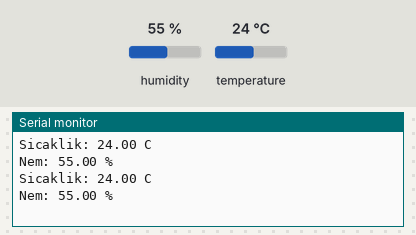
This sketch was run on a simulated ESP32. Shown: the last lines printed to the serial monitor. Inputs (shaded band) come from the test bench; at power-on: humidity 55 %, temperature 24 °C.

Above: at 1.8 s.
1.9 s: humidity set to 22 %
At 2.4 s:
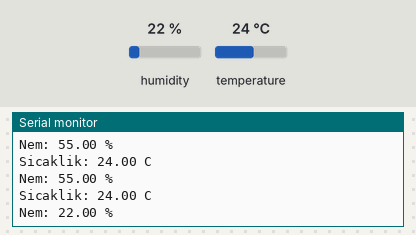
3.4 s: temperature set to 12 °C
At 4.5 s:
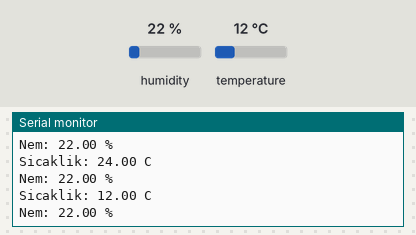
4.9 s: humidity set to 40 %
At 5.6 s:
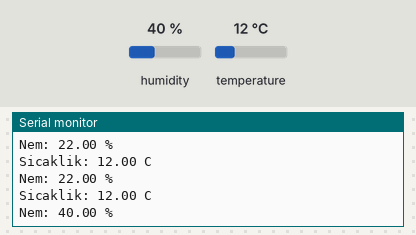
Timing chart, 0 to 7.9 s (numbered marks = the images above; inputs shaded):
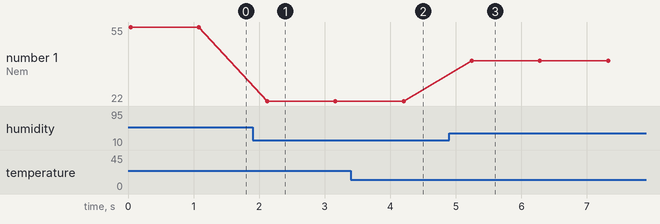

Measured:
- after the input at 1.9 s, the serial monitor: prints a new line after 0.22 s (image 1)
- after the input at 3.4 s, the serial monitor: prints a new line after 0.80 s (image 2)
- after the input at 4.9 s, the serial monitor: prints a new line after 0.34 s (image 3)
- plotted number 1: 55 → 22 after the input at 1.9 s, 22 → 40 after the input at 4.9 s

The sketch:

esp32ile_hdc1080sesorundenveriokuma.ino
```cpp
// ESP32 ile HDC 1080 sensöründen veri okuyan ve seri monitöre yazan kod

// Kütüphaneleri dahil et
#include <Wire.h>
#include <Adafruit_HDC1000.h>

// Sensör nesnesini tanımla
//ClosedCube_HDC1080 hdc1080;
Adafruit_HDC1000 hdc = Adafruit_HDC1000();
// Kurulum fonksiyonu
void setup() {
  // Seri bağlantıyı başlat
  Serial.begin(115200);
  // I2C bağlantısını başlat
  Wire.begin();
  // Sensörü başlat
  hdc.begin(0x40);
}

// Döngü fonksiyonu
void loop() {
  // Sensörden sıcaklık ve nem verilerini oku
  double temp = hdc.readTemperature();
  double hum = hdc.readHumidity();
  // Verileri seri monitöre yaz
  Serial.print("Sicaklik: ");
  Serial.print(temp);
  Serial.println(" C");
  Serial.print("Nem: ");
  Serial.print(hum);
  Serial.println(" %");
  // Bir saniye bekle
  delay(1000);
}
```
